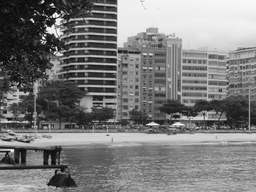
#> input picture SIFT-Based Image Stitching/images/rio-01.png, 256 x 192 px, shrunk from 1024 x 768 before the run, found by its file name
$ python main.py
#> lines starting #> are read from the running program, lines starting #| are printed output that depends on the picture
# -*- coding: utf-8 -*-
"""Test.ipynb

Automatically generated by Colab.

Original file is located at
    https://colab.research.google.com/drive/1j-ViTxMEuw4OFWY0HgEuvc6zHrv2ojLz
"""

import numpy as np
import cv2 as cv
import matplotlib.pyplot as plt  # For displaying images in Colab

# Function to convert custom matches to OpenCV DMatch format
def convert_to_dmatch(matches):
    converted_matches = [cv.DMatch(i[0], i[1], i[2]) for i in matches]
    return converted_matches

# Function to match descriptors between two images
def match_descriptors(desc1, desc2):
    num_features = desc1.shape[0]
    matches = []

    for i in range(num_features):
        feature_vector = desc1[i, :]
        diff = np.abs(desc2 - feature_vector)
        distances = np.sum(diff, axis=1)

        i2 = np.argmin(distances)
        min_dist2 = distances[i2]

        distances[i2] = np.inf
        i3 = np.argmin(distances)
        min_dist3 = distances[i3]

        if min_dist2 / min_dist3 < 0.5:
            matches.append((i, i2, min_dist2))

    return matches

# Function to perform cross-matching
def cross_match(match1, match2):
    cross_matches = []

    for m1 in match1:
        for m2 in match2:
            if (m1[0] == m2[1]) and (m1[1] == m2[0]) and (m1[2] == m2[2]):
                cross_matches.append(cv.DMatch(m1[0], m1[1], m1[2]))

    return cross_matches

# Function to crop black regions from an image
def crop_image(img):
    rows, cols, _ = img.shape
    max_row, max_col = 0, 0

    for i in range(rows):
        for j in range(cols):
            if img[i][j].sum() != 0:
                max_row = max(max_row, i)
                max_col = max(max_col, j)

    return img[:max_row - 10, :max_col - 10]

# Initialize SIFT detector
sift = cv.SIFT_create(1000)

# Load images
img1 = cv.imread('/content/rio-01.png')
#> img1 is the input picture: shape (192, 256, 3); min 0, max 255, mean 122.5
img2 = cv.imread('/content/rio-02.png')
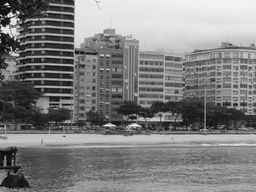
#> input picture SIFT-Based Image Stitching/images/rio-02.png, 256 x 192 px, shrunk from 1024 x 768 before the run, found by its file name
#> img2 is the input picture: shape (192, 256, 3); min 3, max 255, mean 126.9
img3 = cv.imread('/content/rio-03.png')
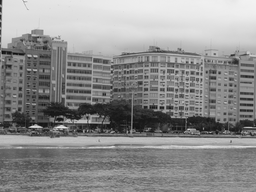
#> input picture SIFT-Based Image Stitching/images/rio-03.png, 256 x 192 px, shrunk from 1024 x 768 before the run, found by its file name
#> img3 is the input picture: shape (192, 256, 3); min 11, max 242, mean 140.8
img4 = cv.imread('/content/rio-04.png')
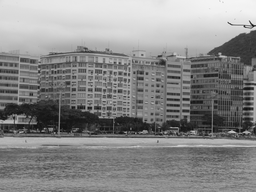
#> input picture SIFT-Based Image Stitching/images/rio-04.png, 256 x 192 px, shrunk from 1024 x 768 before the run, found by its file name
#> img4 is the input picture: shape (192, 256, 3); min 10, max 249, mean 136.1

# Detect keypoints and compute descriptors
kp1, desc1 = sift.detectAndCompute(img1, None)
#> kp1 = 624 keypoints; strongest (x, y, size): (12, 150, 2.4), (50, 30, 5.2), (9, 119, 2.3), (152, 124, 2.8)
kp2, desc2 = sift.detectAndCompute(img2, None)
#> kp2 = 628 keypoints; strongest (x, y, size): (18, 12, 2.1), (10, 14, 3.4), (8, 16, 1.9), (109, 125, 2.9)
kp3, desc3 = sift.detectAndCompute(img3, None)
#> kp3 = 559 keypoints; strongest (x, y, size): (32, 127, 1.9), (35, 126, 2.8), (61, 127, 3), (3, 52, 2.7)
kp4, desc4 = sift.detectAndCompute(img4, None)
#> kp4 = 564 keypoints; strongest (x, y, size): (253, 26, 1.9), (232, 132, 2.4), (246, 132, 2.4), (252, 88, 1.9)

# Match descriptors
matches12 = match_descriptors(desc1, desc2)
#> the loop in match_descriptors, `for i in range(num_features):` made 624 passes
#> (i2, min_dist2, i3, min_dist3) on passes 1 to 3: (626, 2289, 418, 2618), (615, 2143, 548, 2250), (445, 2686, 340, 2795)
#> pass 1, in match_descriptors, `diff = np.abs(desc2 - feature_vector)`:
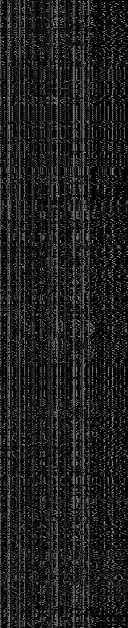
#> diff: shape (628, 128) float32; min 0, max 183, mean 30.9
#> after the loop in match_descriptors, `for i in range(num_features):`: matches = 291 items, first 6: (115, 5, 770), (121, 9, 987), (125, 15, 617), (126, 12, 951), (131, 17, 1307), (132, 18, 297)
#> matches12 has the same summary as matches in match_descriptors
matches21 = match_descriptors(desc2, desc1)
#> the loop in match_descriptors (call 2), `for i in range(num_features):` made 628 passes
#> (i2, min_dist2, i3, min_dist3) on passes 1 to 3: (22, 2542, 120, 2614), (86, 2494, 198, 2593), (608, 2335, 503, 2564)
#> pass 1, in match_descriptors (call 2), `diff = np.abs(desc2 - feature_vector)`:
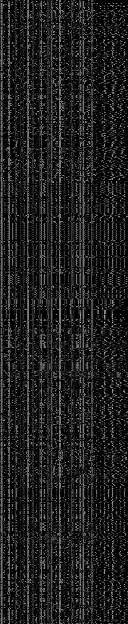
#> diff: shape (624, 128) float32; min 0, max 212, mean 31.9
matches34 = match_descriptors(desc3, desc4)
matches43 = match_descriptors(desc4, desc3)

# Perform cross-matching
cross_matches12 = cross_match(matches12, matches21)
#> the loop in cross_match, `for m1 in match1:` made 291 passes
cross_matches34 = cross_match(matches34, matches43)
#> the loop in cross_match (call 2), `for m1 in match1:` made 218 passes
#> m1 on passes 1 to 3: (89, 18, 1024), (183, 6, 658), (193, 5, 367)

# Convert matches to DMatch format
match1_dmatch = convert_to_dmatch(matches12)
match3_dmatch = convert_to_dmatch(matches34)

# Draw matches
img_matches12 = cv.drawMatches(img1, kp1, img2, kp2, match1_dmatch, None)
img_matches34 = cv.drawMatches(img3, kp3, img4, kp4, match3_dmatch, None)
cv.imwrite('dimg1.png', img_matches12)
cv.imwrite('dimg3.png', img_matches34)

# Extract matched keypoints
pts1 = np.array([kp1[m.queryIdx].pt for m in cross_matches12])
pts2 = np.array([kp2[m.trainIdx].pt for m in cross_matches12])
pts3 = np.array([kp3[m.queryIdx].pt for m in cross_matches34])
pts4 = np.array([kp4[m.trainIdx].pt for m in cross_matches34])

# Compute homography and warp images
M12, _ = cv.findHomography(pts2, pts1, cv.RANSAC)
M34, _ = cv.findHomography(pts4, pts3, cv.RANSAC)

img12 = cv.warpPerspective(img2, M12, (img1.shape[1] + 1000, img1.shape[0] + 1000))
img34 = cv.warpPerspective(img4, M34, (img3.shape[1] + 1000, img3.shape[0] + 1000))
img12[:img1.shape[0], :img1.shape[1]] = img1
#> img12: shape (1192, 1256, 3); min 0, max 255, mean 4.9
img34[:img3.shape[0], :img3.shape[1]] = img3
#> img34: shape (1192, 1256, 3); min 0, max 244, mean 5.9

cv.imwrite('12-before.png', img12)
cv.imwrite('34-before.png', img34)

# Crop images
img12 = crop_image(img12)
img34 = crop_image(img34)

# Detect and compute descriptors for combined images
kp12, desc12 = sift.detectAndCompute(img12, None)
kp34, desc34 = sift.detectAndCompute(img34, None)

# Match between img12 and img34
matches_12_34 = match_descriptors(desc12, desc34)
matches_34_12 = match_descriptors(desc34, desc12)
cross_matches_total = cross_match(matches_12_34, matches_34_12)

# Convert matches and draw
match_12_34_dmatch = convert_to_dmatch(matches_12_34)
img_matches_total = cv.drawMatches(img12, kp12, img34, kp34, match_12_34_dmatch, None)
cv.imwrite('dimgtotal.png', img_matches_total)

# Compute homography for final image
pts12 = np.array([kp12[m.queryIdx].pt for m in cross_matches_total])
pts34 = np.array([kp34[m.trainIdx].pt for m in cross_matches_total])
M_total, _ = cv.findHomography(pts34, pts12, cv.RANSAC)

# Warp final image
img_total = cv.warpPerspective(img34, M_total, (img12.shape[1] + 1000, img12.shape[0] + 1000))
img_total[:img12.shape[0], :img12.shape[1]] = img12
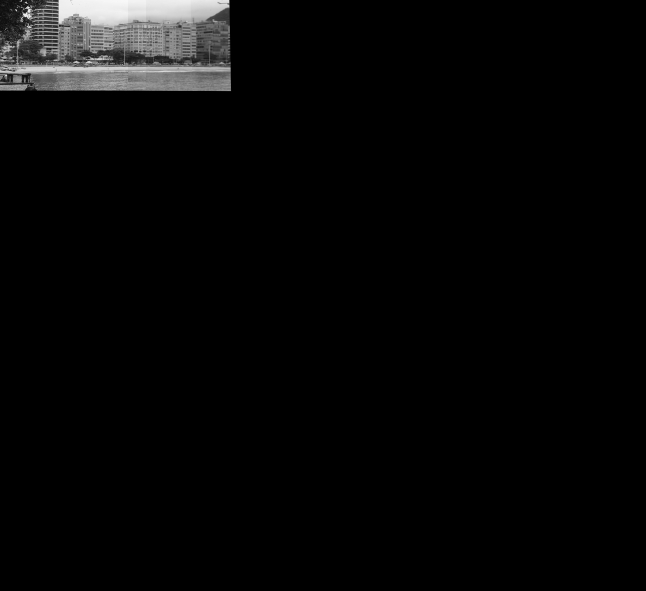
#> img_total: shape (1181, 1292, 3) (shown at 1/2 size); min 0, max 255, mean 7

cv.imwrite('total-before.png', img_total)

# Crop final image
img_total = crop_image(img_total)
#> in crop_image (call 3), `return img[:max_row - 10, :max_col - 10]`:
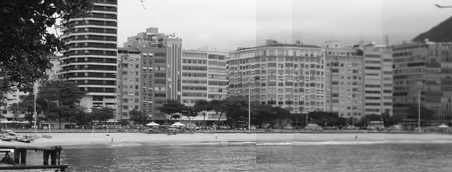
#> returned value: shape (172, 452, 3); min 0, max 255, mean 127.4

# Save final images
cv.imwrite('12.png', img12)
cv.imwrite('34.png', img34)
cv.imwrite('total.png', img_total)

# Display images using Matplotlib (Google Colab friendly)
def show_image(img, title):
    plt.imshow(cv.cvtColor(img, cv.COLOR_BGR2RGB))
    plt.title(title)
    plt.axis('off')
    plt.show()

show_image(img12, 'Stitched Image 12')
show_image(img34, 'Stitched Image 34')
show_image(img_total, 'Final Stitched Image')
